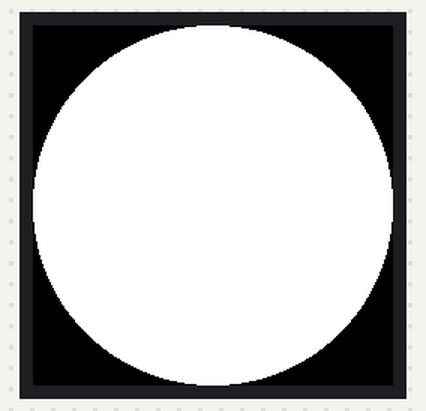
A program run on a simulated Raspberry Pi Pico running MicroPython. Shown: 240×240 colour display. Library files of the repository ran but are not shown: LCD_1inch28.py; what the program prints to the serial console is not drawn. At 5.4 s the program stops and its outputs stay as they are.

Above: at 1.4 s.
At 2.4 s:
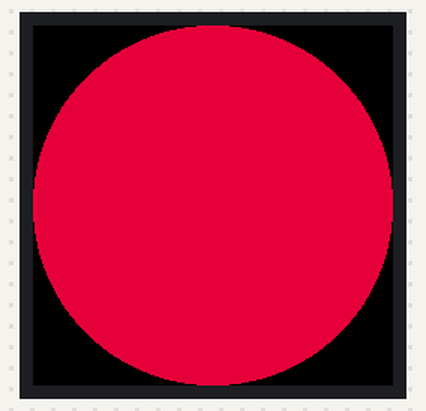
At 3.4 s:
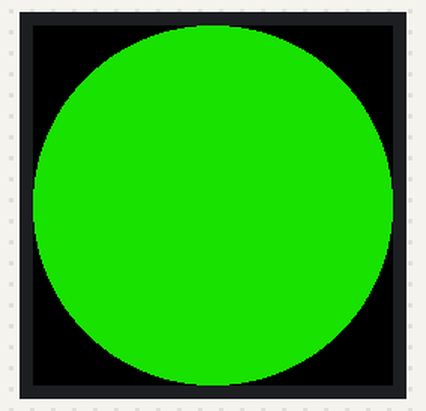
At 4.4 s:
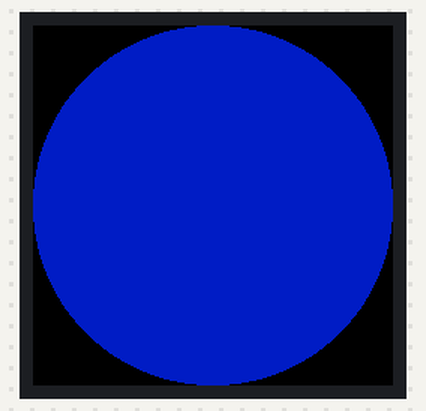

Measured:
- what the display in image 0 shows lasts 1.0 s, from 1.3 s to 2.3 s

The program:

02-color-test.py
```python
from LCD_1inch28 import LCD_1inch28
from utime import sleep

LCD = LCD_1inch28()
# LCD.set_bl_pwm(65535)

LCD.fill(LCD.black)
LCD.show()
sleep(1)
LCD.fill(LCD.white)
LCD.show()
sleep(1)
LCD.fill(LCD.red)
LCD.show()
sleep(1)
LCD.fill(LCD.green)
LCD.show()
sleep(1)
LCD.fill(LCD.blue)
LCD.show()
sleep(1)
LCD.fill(LCD.black)
LCD.text("Done", 50, 100, LCD.white)
LCD.show()
print('done')
```
